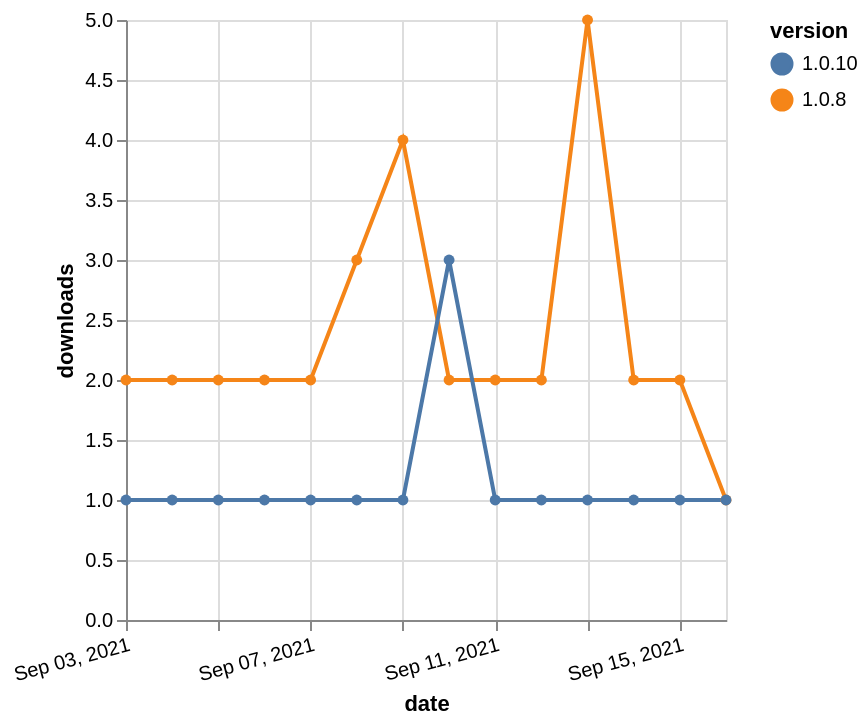

The Vega-Lite source for this figure:
### Vega-Lite specification from a JSON file in a GitHub repository (floating-point values rounded to 4 significant figures)
{"$schema": "https://vega.github.io/schema/vega-lite/v5.json", "description": "A simple bar chart with embedded data.", "data": {"values": [{"date": "2021-09-03", "total": 2687, "delta": 2, "version": "1.0.8"}, {"date": "2021-09-04", "total": 2689, "delta": 2, "version": "1.0.8"}, {"date": "2021-09-05", "total": 2691, "delta": 2, "version": "1.0.8"}, {"date": "2021-09-06", "total": 2693, "delta": 2, "version": "1.0.8"}, {"date": "2021-09-07", "total": 2695, "delta": 2, "version": "1.0.8"}, {"date": "2021-09-08", "total": 2698, "delta": 3, "version": "1.0.8"}, {"date": "2021-09-09", "total": 2702, "delta": 4, "version": "1.0.8"}, {"date": "2021-09-10", "total": 2704, "delta": 2, "version": "1.0.8"}, {"date": "2021-09-11", "total": 2706, "delta": 2, "version": "1.0.8"}, {"date": "2021-09-12", "total": 2708, "delta": 2, "version": "1.0.8"}, {"date": "2021-09-13", "total": 2713, "delta": 5, "version": "1.0.8"}, {"date": "2021-09-14", "total": 2715, "delta": 2, "version": "1.0.8"}, {"date": "2021-09-15", "total": 2717, "delta": 2, "version": "1.0.8"}, {"date": "2021-09-16", "total": 2718, "delta": 1, "version": "1.0.8"}, {"date": "2021-09-03", "total": 222, "delta": 1, "version": "1.0.10"}, {"date": "2021-09-04", "total": 223, "delta": 1, "version": "1.0.10"}, {"date": "2021-09-05", "total": 224, "delta": 1, "version": "1.0.10"}, {"date": "2021-09-06", "total": 225, "delta": 1, "version": "1.0.10"}, {"date": "2021-09-07", "total": 226, "delta": 1, "version": "1.0.10"}, {"date": "2021-09-08", "total": 227, "delta": 1, "version": "1.0.10"}, {"date": "2021-09-09", "total": 228, "delta": 1, "version": "1.0.10"}, {"date": "2021-09-10", "total": 231, "delta": 3, "version": "1.0.10"}, {"date": "2021-09-11", "total": 232, "delta": 1, "version": "1.0.10"}, {"date": "2021-09-12", "total": 233, "delta": 1, "version": "1.0.10"}, {"date": "2021-09-13", "total": 234, "delta": 1, "version": "1.0.10"}, {"date": "2021-09-14", "total": 235, "delta": 1, "version": "1.0.10"}, {"date": "2021-09-15", "total": 236, "delta": 1, "version": "1.0.10"}, {"date": "2021-09-16", "total": 237, "delta": 1, "version": "1.0.10"}]}, "width": "container", "mark": {"type": "line", "point": {"filled": true}}, "encoding": {"x": {"field": "date", "type": "temporal", "timeUnit": "yearmonthdate", "title": "date", "axis": {"labelAngle": -15}}, "y": {"field": "delta", "type": "quantitative", "title": "downloads"}, "color": {"field": "version", "type": "nominal"}, "tooltip": {"field": "delta"}}}
